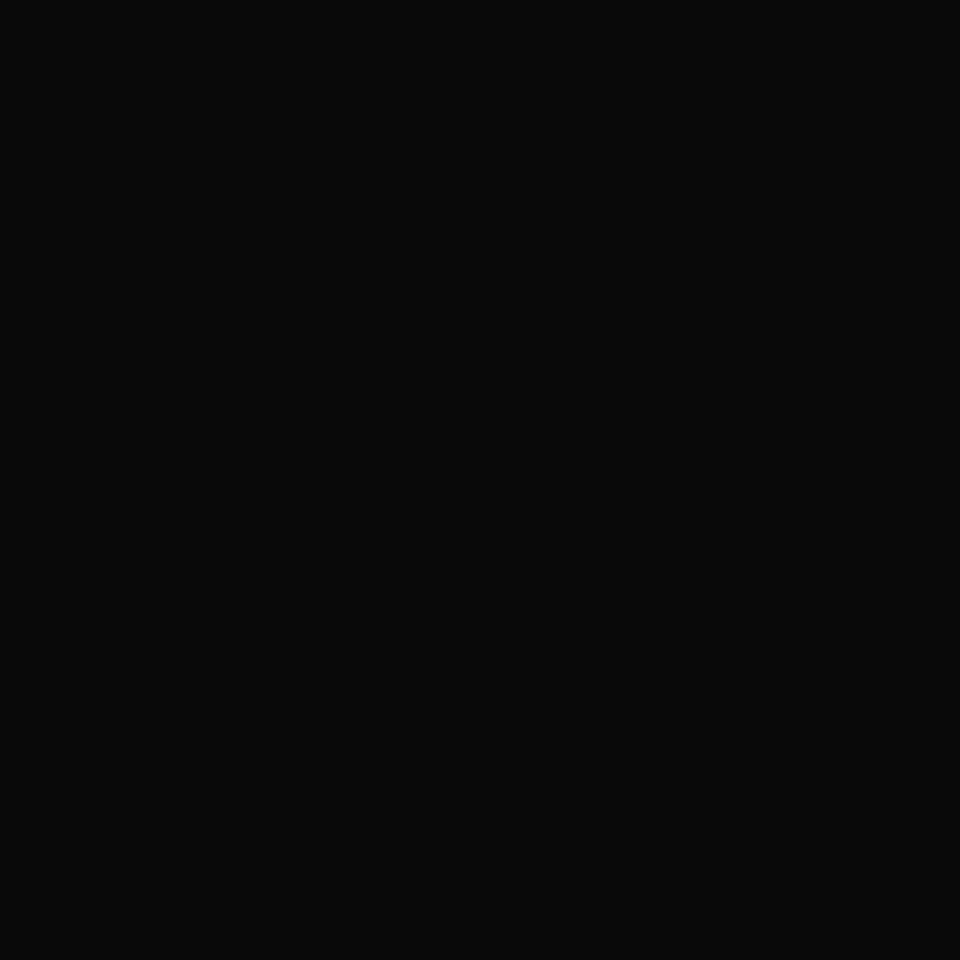
Frame 1 (no input)
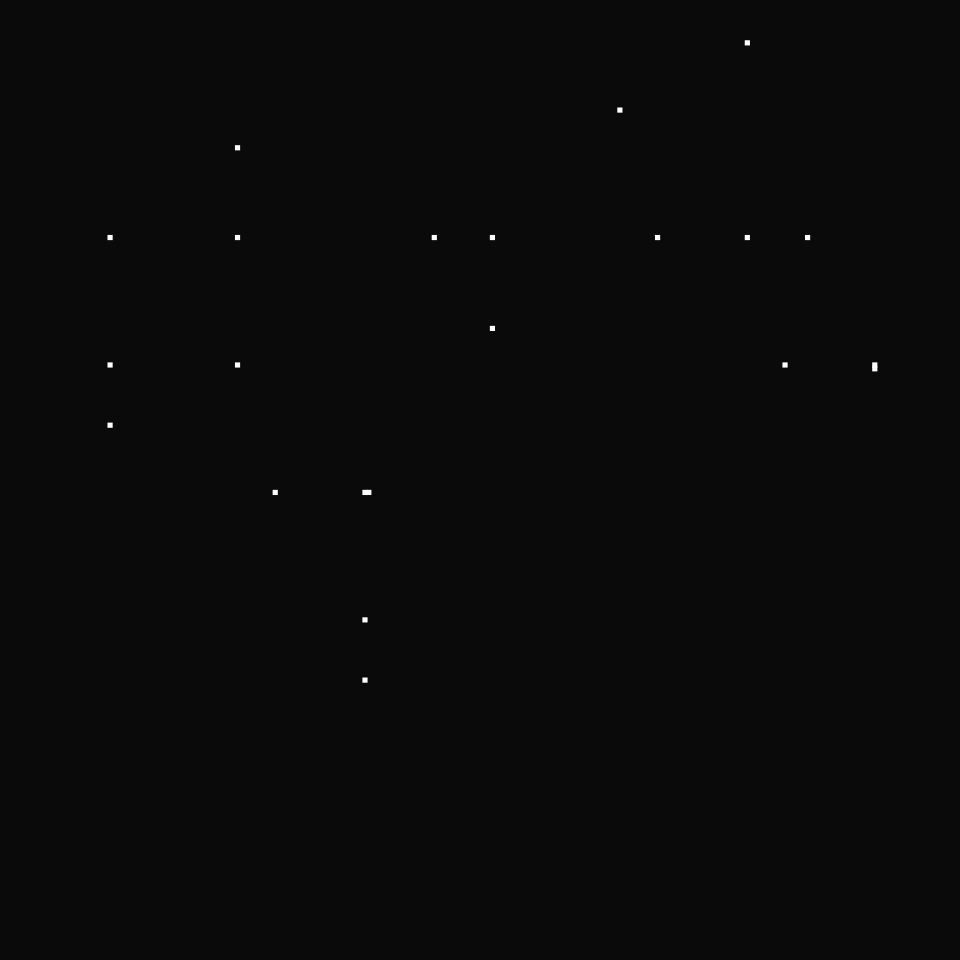
Frame 60 (the mouse pressed at the canvas centre just before this capture)
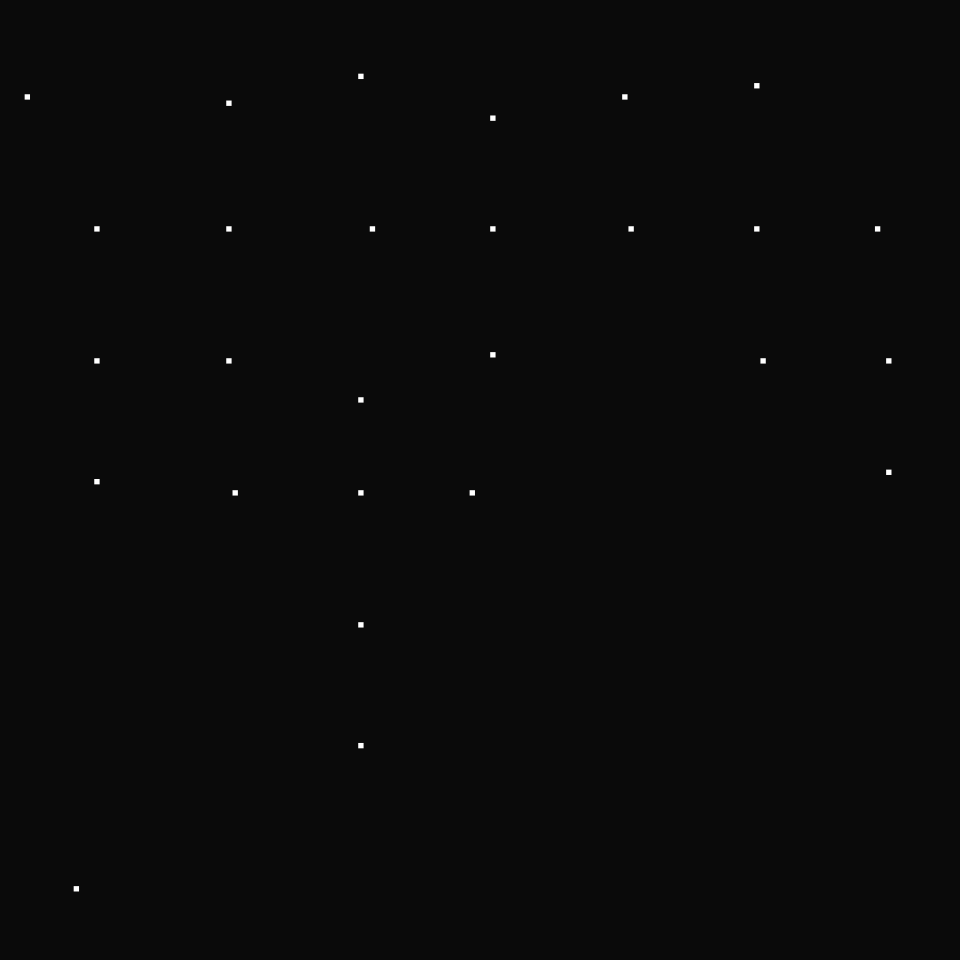
Frame 120 (the mouse held since frame 60 and released just before this capture)

The Processing sketch that drew these frames (run headless with seeded random() and noise(); from frame 60 on, the mouse is pressed at the canvas centre):

// Processing sketch: gridTokyo
// ── gridTokyo.pde
ArrayList<Quads> quads;

void setup() {
  size(960, 960);
  generate();
  background(10);
}


void draw() {
  /*
  fill(0, 6);
   rect(width/2, height/2, width, height);
   */
  background(10);  
  for (int i = 0; i < quads.size(); i++) {
    quads.get(i).update();
  }
}

void keyPressed() {
  generate();
}

void generate() {
  quads = new ArrayList<Quads>(); 
  for (int i = 0; i < 1; i++) {
    quads.add(new Quads());
  }
}

class Quad {
  boolean arrive;
  int x, y;
  PVector pos, tar;
  float ss = 5;
  float vel = 0.03;
  Quads parent;
  Quad(Quads parent, int x, int y, int tx, int ty) {
    this.parent = parent;
    this.x = tx;
    this.y = ty;
    this.pos = new PVector(x*parent.size, y*parent.size);
    this.tar = new PVector(tx*parent.size, ty*parent.size);
    arrive = false;
  }
  void update() {
    if (!arrive) {
      PVector aux = tar.copy();
      aux.sub(pos);
      aux.mult(vel);
      pos.add(aux);
      if (tar.dist(pos) < 0.08) arrive = true;
    }

    if (frameCount%parent.timeSearch == 0 && arrive) {
      searchNeighbor();
    }
  }

  void searchNeighbor() {
    int nq = int(random(4));
    if (nq == 0 && x > 0 && parent.quads[x-1][y] == null) {
      parent.quads[x-1][y] = new Quad(parent, x, y, x-1, y);
    }
    if (nq == 1 && x < parent.cw-1 && parent.quads[x+1][y] == null) {
      parent.quads[x+1][y] = new Quad(parent, x, y, x+1, y);
    }
    if (nq == 2 && y > 0 && parent.quads[x][y-1] == null) {
      parent.quads[x][y-1] = new Quad(parent, x, y, x, y-1);
    }
    if (nq == 3 && y < parent.ch-1 && parent.quads[x][y+1] == null) {
      parent.quads[x][y+1] = new Quad(parent, x, y, x, y+1);
    }
  }

  void show() {
    noStroke();
    //fill(255);
    rectMode(CENTER);
    rect(pos.x, pos.y, ss, ss);
  }
}


class Quads {
  color col;
  float zoom, velZoom;
  int size = 40;
  int cw;
  int ch;
  int timeSearch = 20;
  Quad[][] quads;
  void update() {
    zoom += velZoom;
    pushMatrix();
    translate(width/2, height/2);
    scale(zoom);
    translate(-width/2, -height/2);
    int nulls = 0;
    fill(col);
    for (int j = 0; j < ch; j++) {
      for (int i = 0; i < cw; i++) {
        if (quads[i][j] != null) {
          quads[i][j].update();
          quads[i][j].show();
        } else {
          nulls++;
        }
      }
    }
    if (nulls == 0) generate();
    popMatrix();
  }

  void show() {
  }

  void generate() {
    col = color(255);//color(random(100, 256), random(100, 256), random(100, 256)); 
    size = int(random(20, 180));
    timeSearch = int(random(10, 50));
    cw = width/size+1;
    ch = width/size+1;
    zoom = 1;
    velZoom = random(0.004)*random(-0.1, 1);
    quads = new Quad[cw][ch];
    int cc = int(random(8, 20));
    for (int i = 0; i < cc; i++) {
      int x = int(random(cw)); 
      int y = int(random(ch));
      quads[x][y] = new Quad(this, x, y, x, y);
    }
  }
}
